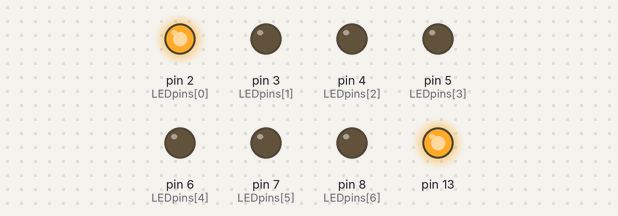
The sketch below on a simulated Arduino Uno, built with avr-gcc and run on an emulated ATmega328P. On the bench: output pins drawn as LEDs (lit = HIGH).

Above: at 0.5 s.
At 2.5 s:
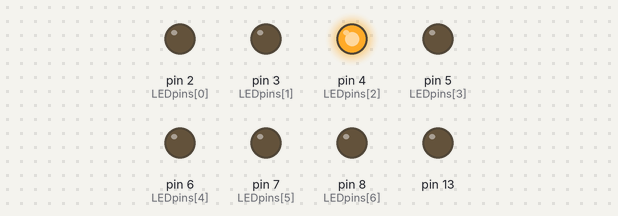
At 3.5 s:
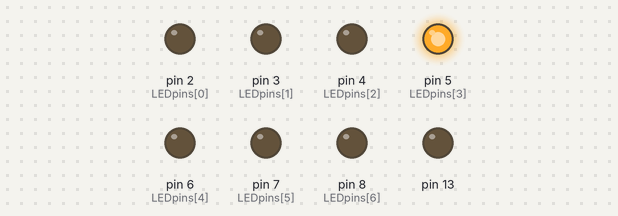
At 4.5 s:
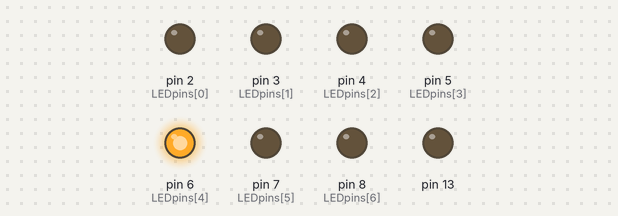
At 6.5 s:
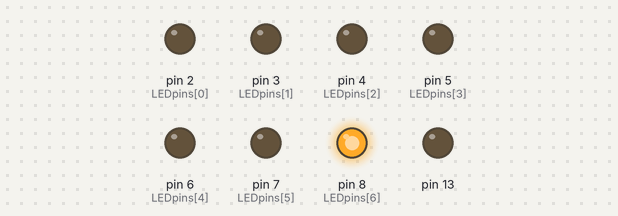
At 8.5 s:
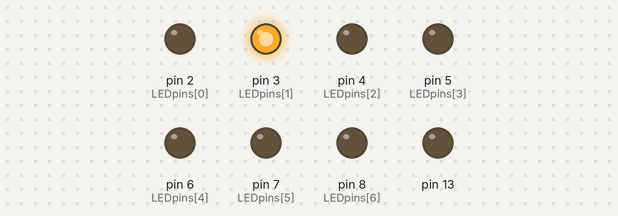
Timing chart, 0 to 9.1 s (numbered marks = the images above):
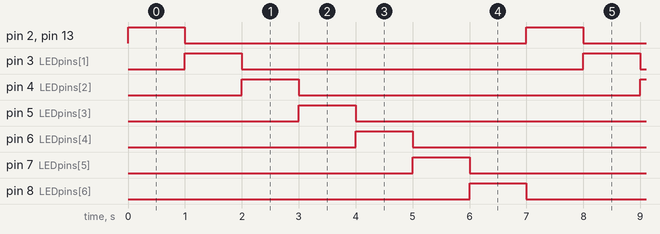

Measured:
- by itself, pin 2 (LEDpins[0]), pin 3 (LEDpins[1]), pin 4 (LEDpins[2]), pin 5 (LEDpins[3]), pin 6 (LEDpins[4]), pin 7 (LEDpins[5]), pin 8 (LEDpins[6]), pin 13: alternates HIGH for 1.0 s and LOW for 6.0 s
- by itself, everything shown: repeats every 7.0 s, in 7 steps

The sketch:

sketch_jan27b.ino
```cpp
const int nsegments=7;
/* LEDpins[segment number] = Arduino pin number */
/*                      segments: A,B,C,D,E,F,G */
const static char LEDpins[nsegments]={2,3,4,5,6,7,8};

void setup()
{
  for (int seg=0;seg<nsegments;seg++) {
    pinMode(LEDpins[seg],OUTPUT);
    digitalWrite(LEDpins[seg],0);
  }
  pinMode(13,OUTPUT);
}

int segment=0;
void loop()
{
  digitalWrite(13,0==segment); // flash at segment 0
  for (int seg=0;seg<nsegments;seg++) {
    digitalWrite(LEDpins[seg],seg==segment);
  }
  delay(1000); // Wait for 1000 millisecond(s)

  segment++; // advance to next segment
  if (segment>=nsegments) segment=0;
}
```
